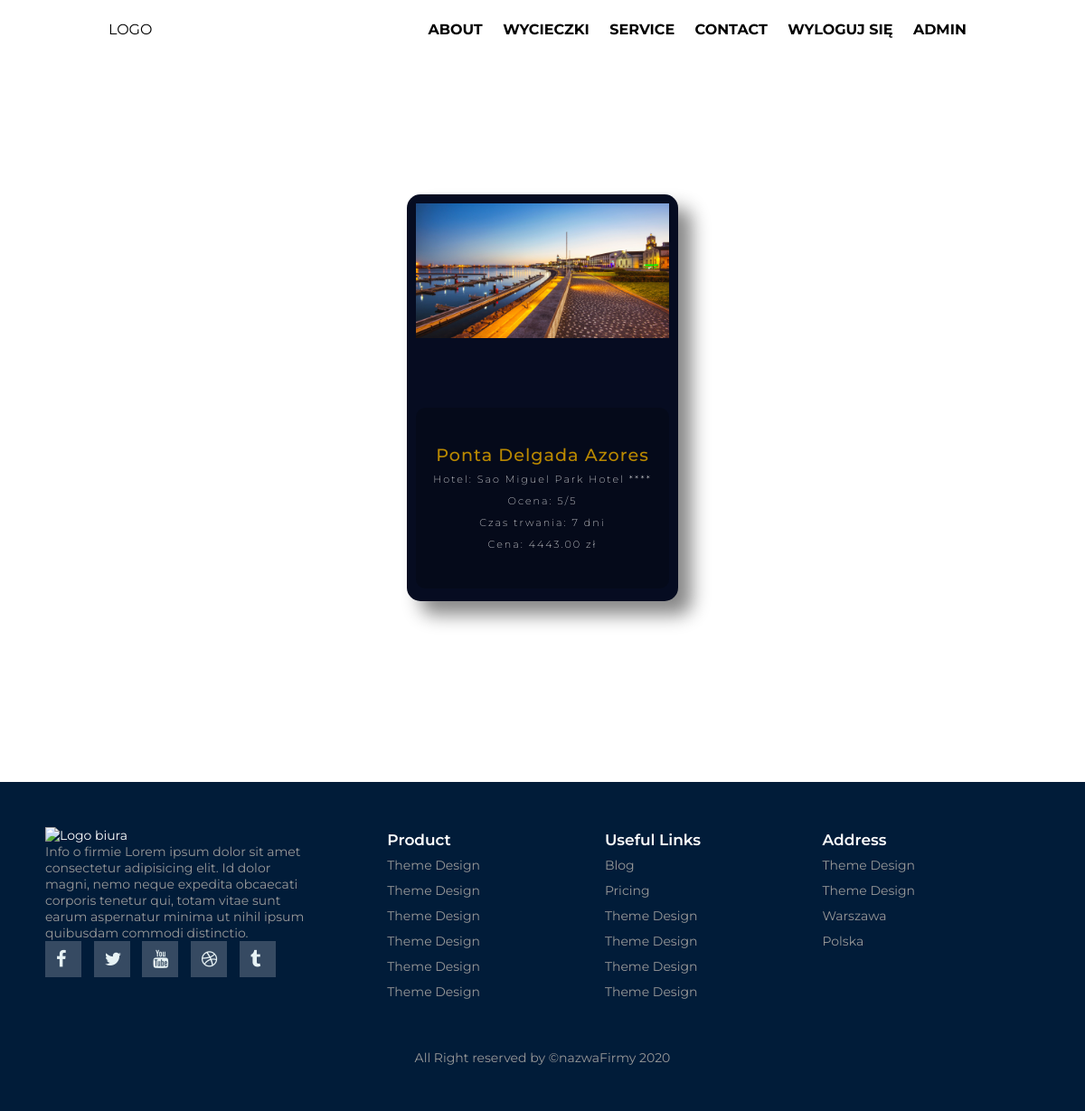
Page /oferty/ (signed in) on the committed database.
### home/models.py (models this page shows)
class Trip(models.Model):
    title = models.CharField(max_length=100)
    location=models.TextField(blank=True)
    Hotel = models.TextField(blank=True)
    description = models.TextField(blank=True)
    duration = models.TextField(blank=True)
    deadline1 = models.DateField(auto_now_add=False, blank=True)
    deadline2 = models.DateField(auto_now_add=False, blank=True)
    deadline3 = models.DateField(auto_now_add=False, blank=True)
    rating = models.DecimalField(max_digits=5, decimal_places=0, default=5)
    price = models.DecimalField(max_digits=15000, decimal_places=2, default=0)
    main_image = models.ImageField(upload_to='trips_pics', blank=True)
    image_one = models.ImageField(upload_to='trips_pics', blank=True)
    image_two = models.ImageField(upload_to='trips_pics', blank=True)
    image_three = models.ImageField(upload_to='trips_pics', blank=True)
    image_four = models.ImageField(upload_to='trips_pics', blank=True)
    date_posted = models.DateTimeField(default=timezone.now)
    author = models.ForeignKey(User, on_delete=models.CASCADE, default=1)

### home/views.py (the view)
# urls.py: path('oferty/', TripsListView.as_view(), name='wycieczki'),
class TripsListView(ListView):
    model = Trip
    template_name = 'home/trips.html'
    context_object_name = 'trips'
    ordering = ['date_posted']

### home/templates/home/trips.html (shortened to what this page needs)
{% extends "home/base.html" %}
{% load static %}
{% block head %}
    <link rel="stylesheet" href="{% static 'home/css/trips.css'%}">
{% endblock head %}
{% block body %}
<div class="contOferty">
    <div id="oferty">
        {% for trip in trips %}
        <div class="boxWycieczki">
            <div class="imgBx">
                <img src="{{ trip.main_image.url }}">
            </div>
            <div class="content">
                <h2>{{ trip.title }}<br>
                    <span>
                        Hotel: {{ trip.Hotel }}
                        <br>
                        Ocena: {{ trip.rating }}/5
                        <br>
                        Czas trwania: {{ trip.duration }} dni
                        <br>
                        Cena: {{ trip.price }} zł
                </span>
                </h2>
            </div>
        </div>
    {% endfor %}
    </div>
</div>
{% endblock body %}

### home/templates/home/base.html (shortened to what this page needs)
{% load static %}
<!DOCTYPE html>
<html lang="en">
<head>
    <link rel="stylesheet" href="{% static 'home/css/base.css'%}">
    <link rel="stylesheet" href="https://stackpath.bootstrapcdn.com/font-awesome/4.7.0/css/font-awesome.min.css">
    {% block head %}{% endblock %}
</head>
<body>
    <header class="main-header">
        <div class="logo">
            <a href="{% url 'home' %}">LOGO</a>
        </div>
        <ul class="nav-links">
            <li class="nav-link">
                <a href="#">About</a>
            </li>
            <li class="nav-link">
                <a href="{% url 'wycieczki' %}">Wycieczki</a>
            </li>
            <li class="nav-link">
                <a href="#">Service</a>
            </li>
            <li class="nav-link">
                <a href="#">Contact</a>
            </li>
            {% if user.is_authenticated %}
            <li class="nav-link">
                <a href="{% url 'logout' %}">Wyloguj się</a>
            </li>
            <li class="nav-link">
                    <a href="{% url 'profile' %}">{{user.username}}</a>
            </li>
            {% else %}
            <li class="nav-link">
                <a href="{% url 'login' %}">Zaloguj się</a>
            </li>
            {% endif %}
        </ul>
    </header>
    {% block body %}{% endblock %}
    <div class="footerDiv">
        <footer class="footer">
            <div class="footer-left">
                <img src="#" alt="Logo biura">
                <p>
                    Info o firmie
                    Lorem ipsum dolor sit amet consectetur adipisicing elit. Id dolor magni, nemo neque expedita obcaecati corporis tenetur qui, totam vitae sunt earum aspernatur minima ut nihil ipsum quibusdam commodi distinctio.
                </p>
                <div class="socials">
                    <a href="#"><i class="fa fa-facebook"></i></a>
                    <a href="#"><i class="fa fa-twitter"></i></a>
                    <a href="#"><i class="fa fa-youtube"></i></a>
                    <a href="#"><i class="fa fa-dribbble"></i></a>
                    <a href="#"><i class="fa fa-tumblr"></i></a>
                </div>
            </div>
            <ul class="footer-right">
                <li>
                    <h2>Product</h2>
                    <ul class="box">
                        <li><a href="#">Theme Design</a></li>
                        <li><a href="#">Theme Design</a></li>
                        <li><a href="#">Theme Design</a></li>
                        <li><a href="#">Theme Design</a></li>
                        <li><a href="#">Theme Design</a></li>
                        <li><a href="#">Theme Design</a></li>
                    </ul>
                </li>
                <li class="features">
                    <h2>Useful Links</h2>
                    <ul class="box">
                        <li><a href="#">Blog</a></li>
                        <li><a href="#">Pricing</a></li>
                        <li><a href="#">Theme Design</a></li>
                        <li><a href="#">Theme Design</a></li>
                        <li><a href="#">Theme Design</a></li>
                        <li><a href="#">Theme Design</a></li>
                    </ul>
                </li>
                <li>
                    <h2>Address</h2>
                    <ul class="box">
                        <li><a href="#">Theme Design</a></li>
                        <li><a href="#">Theme Design</a></li>
                        <li><a href="#">Warszawa</a></li>
                        <li><a href="#">Polska</a></li>
                    </ul>
                </li>
            </ul>
            <div class="footer-bottom">
                <p>All Right reserved by &copy;nazwaFirmy 2020</p>
            </div>
        </footer>
    </div>
</body>
</html>

### home/static/home/css/base.css (style rules this page uses)
*, *:before, *:after { box-sizing: border-box; margin: 0; padding: 0; }
body { font-family: 'Montserrat', sans-serif; display:flex; flex-flow:column wrap; }
.main-header { position: fixed; display: flex; justify-content: space-between; align-items: center; height: 65px; width: 100vw; padding: 0 10vw; color: #000; z-index: 1; transition: .8s ease-out; }
.main-header a { text-decoration: none; color: inherit; text-transform: uppercase; }
.main-header .nav-links { display: flex; list-style: none; }
.main-header .nav-links .nav-link { transition: opacity .4s ease-in-out, transform .6s cubic-bezier(0.175, 0.885, 0.32, 1.275); }
.main-header .nav-links .nav-link:nth-of-type(2) { transition-delay: .1s; }
.main-header .nav-links .nav-link:nth-of-type(3) { transition-delay: .2s; }
.main-header .nav-links .nav-link:nth-of-type(4) { transition-delay: .3s; }
.main-header .nav-links .nav-link a { margin: .2rem; padding: 1rem .5rem; font-weight: bold; }
.footerDiv { display: grid; font-size: 14px; width:100%; }
footer { display: flex; padding: 50px; color: #fff; background-color: #011c39; flex-flow: row wrap; }
.footer > * { flex: 1 100%; }
.footer-left { margin-right: 1.25em; margin-bottom: 2em; }
.footer-left img { width: 50%; }
h2 { font-weight: 600; font-size: 17px; }
.footer ul { list-style: none; padding-left: 0; }
.footer li { line-height: 2em; }
.footer a { text-decoration: none; }
.footer-right { display: flex; flex-flow: row wrap; }
.footer-right > * { flex: 1 30%; margin-right: 1.25em; }
.box a { color: #999; }
.footer-bottom { text-align: center; color: #999; padding-top: 50px; }
.footer-left p { padding-right: 20%; color: #999; }
.socials a { background: #364a62; width: 40px; height: 40px; display: inline-block; margin-right: 10px; }
.socials a i { color: #e7f2f4; padding: 10px 12px; font-size: 20px; }
@media screen and (min-width: 600px) { .footer-left { flex: 1 0px; } }
@media screen and (min-width: 600px) { .footer-right { flex: 2 0px; } }

### home/static/home/css/trips.css (style rules this page uses)
.contOferty { padding-bottom: 200px; width: 100%; }
#oferty { display: flex; justify-content: center; align-items: center; flex-wrap: wrap; padding-bottom: 115px; margin-left: auto; margin-right: auto; width: 70%; background-color: rgba(255, 255, 255,0.5); border-radius: 60px; position: relative; top: 100px; }
.boxWycieczki { position: relative; height: 450px; width: 300px; display: flex; justify-content: center; align-items: center; margin: 50px; background:#060c21 ; transition: 0.5s; top: 65px; border-radius: 15px; cursor: pointer; box-shadow: 15px 15px 20px #888888; }
.boxWycieczki .imgBx { position: absolute; top: 0; left: 0; width: 100%; height: 100%; padding: 10px; box-sizing: border-box; }
.boxWycieczki .imgBx img { max-width: 100%; opacity: 1; transition: 0.5s; }
.boxWycieczki .content { position: absolute; left: 10px; right: 10px; bottom: 14px; height: 200px; background: rgba(0,0,0,0.2); display: flex; align-items: center; opacity: 1; border-radius: 10px; transition: 0.5s; }
.boxWycieczki .content h2 { font-size: 1.2rem; color: rgb(185, 136, 1); text-align: center; margin: auto; font-weight: 500; letter-spacing: 1px; }
.boxWycieczki .content h2 span { font-size: 0.7rem; color: #FFF; font-weight: 200; letter-spacing: 2px; }

### rows in the picture
Trip: main_image (picture), title "Ponta Delgada Azores", Hotel "Sao Miguel Park Hotel ****", rating "5", duration "7", price "4443.00"

### other values in the picture
{{ user.username }} "ADMIN"
